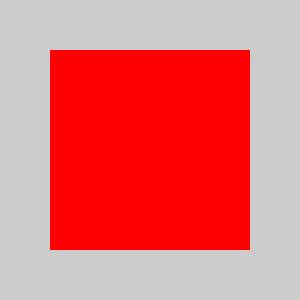
Frame 1 (no input)
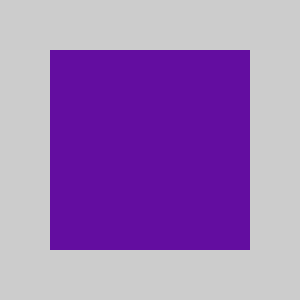
Frame 60 (the mouse pressed at the canvas centre just before this capture)
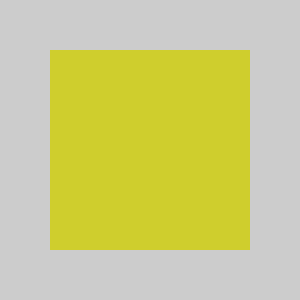
Frame 120 (the mouse held since frame 60 and released just before this capture)

The Processing sketch that drew these frames (run headless with seeded random() and noise(); from frame 60 on, the mouse is pressed at the canvas centre):

// Processing sketch: loops1
// ── loops1.pde

color a = color(255, 0, 0);
float b = float(0);
float c = float(0);
float d = float(0);

void setup(){
  size(300, 300);
  //try uncommenting this and you will notice it does not loop
  //noLoop ();
};

void draw(){
  noStroke();
  fill(a);
  square(50, 50, 200);
  b = random(255);
  c = random(255);
  d = random(255);
  int(b);
  int(c);
  int(d);
  a = color(b, c, d);
  
  //Try uncommenting this and see the cube change 4 times a second
  //frameRate (4);
  //by default there is a framerate of 60 frames per second
  
};
